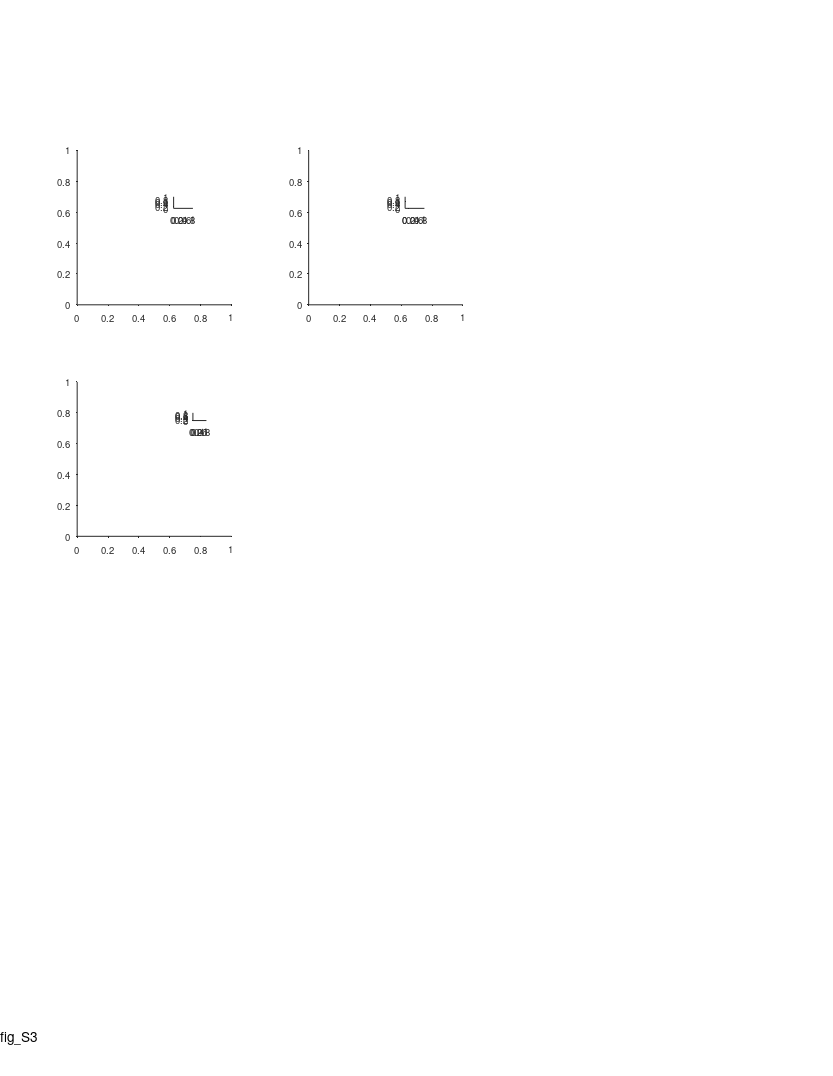

MATLAB code for this plot: (Note: this script raises an error after producing the figure.)
%% Large Scale - supp fig - comparing the two arms

%%
clear 
clc

%% define output files
res_dir = 'L:\paper_figures';
mkdir(res_dir)
fig_name_str = 'fig_S3';
fig_caption_str = 'compare firing patterns between the two arms (long vs. short)';
log_name_str = [fig_name_str '_log_file' '.txt'];
log_name_str = strrep(log_name_str , ':', '-');
log_name_str = strrep(log_name_str , ' ', '_');
log_name_out = fullfile(res_dir, log_name_str);

%% open log file
diary off
diary(log_name_out)
diary on
disp('Log file');
disp(['created: ', datestr(clock)]);
disp('======================================================');
disp([fig_name_str ':' fig_caption_str]);
disp('======================================================');
disp('');

%% create figure
% =========================================================================
% figure_size_cm = [21.0 29.7]; % ~A4
figure_size_cm = [21.6 27.9]; % ~US letter
figure ;
% Some WYSIWYG options:
set(gcf,'DefaultAxesFontSize',7);
set(gcf,'DefaultAxesFontName','helvetica');
set(gcf,'DefaultAxesUnits','centimeters');
set(gcf,'PaperType','usletter')
% set(gcf,'PaperType','<custom>');
set(gcf,'PaperUnits','centimeters','PaperPosition',[0 0 figure_size_cm]);
set(gcf,'PaperOrientation','portrait');
set(gcf,'Units','centimeters','Position',get(gcf,'paperPosition')+[0 0 0 0]); % position on screen...
set(gcf, 'Renderer', 'painters');
set(groot, 'defaultAxesTickDir', 'out');
set(groot,  'defaultAxesTickDirMode', 'manual');
annotation('textbox', [0.5 1 0 0], 'String',fig_name_str, 'HorizontalAlignment','center','Interpreter','none', 'FitBoxToText','on');
pause(0.2); % workaround to solve matlab automatically changing the axes positions...

% create panels
panels_size = [4 4];
panel_A(1) = axes('position', [ 2 20 panels_size]);
panel_A(2) = axes('position', [ 8 20 panels_size]);
panel_B(1) = axes('position', [ 2 14 panels_size]);
panel_B(2) = axes('position', [ 5 17 0.35 0.2]);
panel_A_legend(1) = axes('position', [ 4.5 22.5 0.5 0.3]);
panel_A_legend(2) = axes('position', [10.5 22.5 0.5 0.3]);

%% load population data
% =========================================================================
prm = PARAMS_GetAll();
cells_t = DS_get_cells_summary();
bats = [79,148,34,9861,2289];
cells_t(~ismember(cells_t.bat, bats ),:) = [];
cells = cellfun(@(c)(cell_load_data(c,'details')), cells_t.cell_ID, 'UniformOutput',0);
cells = [cells{:}];
cells = [cells.details];
cells(~contains({cells.brain_area}, 'CA1')) = [];
cells(~ismember([cells.ClusterQuality], [2])) = [];
cells = cellfun(@(c)(cell_load_data(c,'details','stats')), {cells.cell_ID}, 'UniformOutput',0);
cells = [cells{:}];
cells_details = [cells.details];
cells_ID = {cells_details.cell_ID};
stats = [cells.stats];
stats = [stats.all];
cells_ID([stats.meanFR_all]>prm.inclusion.interneuron_FR_thr)=[];
clear cells stats cells_details cells_t
cells = cellfun(@(c)(cell_load_data(c,'details','stats','meanFR','stats','inclusion','signif','fields','FR_map','Ipos')), cells_ID, 'UniformOutput',0);
cells = [cells{:}];
whos cells

%% load LM data
exp_ID = 'b2289_d180615';
exp = exp_load_data(exp_ID,'LM');
LM = exp.LM;
% LM( contains({LM.name},{'ball','enter'}) ) = [];
turn_point_LM = LM( contains({LM.name},{'turn-point'}) );

%% panel A - compare fields size between short/long arms
% arrange data
fields_size = builtin('cell',length(cells),2);
for ii_dir = 1:2
    for ii_cell = 1:length(cells)
        cell = cells(ii_cell);
        if ~cell.signif(ii_dir).TF % check signif per direction
            continue;
        end
        fields = cell.fields{ii_dir};
        fields([fields.in_low_speed_area]) = []; % remove fields in low speed area
        pos = [fields.loc];
        width = [fields.width_prc];
        pos_thr = turn_point_LM.pos_proj;
        IX1 = pos <  pos_thr;
        IX2 = pos >= pos_thr;
        fields_size{ii_cell,ii_dir,1} = width(IX1);
        fields_size{ii_cell,ii_dir,2} = width(IX2);
    end
end
nFields = cellfun(@length, fields_size);
nFields(nFields==0) = nan;

% plot
% figure
for ii_dir = 1:2
    axes(panel_A(ii_dir));
%     subplot(1,2,ii_dir)
    cla
    hold on
    
    x1 = [fields_size{:,ii_dir,1}];
    x2 = [fields_size{:,ii_dir,2}];
    
    c = prm.graphics.colors.flight_directions{ii_dir};
    nBins = 15;
    h1 = histogram( x1 );
    h1.NumBins = nBins;
    h1.Normalization = 'pdf';
    h1.DisplayStyle = 'stairs';
    h1.EdgeColor = c;
    h1.LineWidth = 2; % long arm
    h2 = histogram( x2 );
    h2.NumBins = nBins;
    h2.Normalization = 'pdf';
    h2.DisplayStyle = 'stairs';
    h2.EdgeColor = c;
    h2.LineWidth = 1; % short arm
    [H,P_KS,KSSTAT] = kstest2(x1,x2);
    text(1,1,sprintf('P_{KS}=%.2f',P_KS),'Units','normalized','HorizontalAlignment','right','VerticalAlignment','top','FontSize',7);
    P_ranksum = ranksum(x1,x2);
%     text(1,0.9,sprintf('P_{Wilc}=%.2f',P_ranksum),'Units','normalized','HorizontalAlignment','right','VerticalAlignment','top','FontSize',7);
    ha=gca;
    ha.YLim(1) = 6e-4;
    ha.YScale = 'log';
    ha.XRuler.TickLabelGapOffset = -1;
    ha.TickLength = [0.03 0.03];
%     title("dir "+ii_dir);
    xlabel('Field size (m)', 'Units','normalized','Position',[0.5 -0.12]);
    ylabel('Probability', 'Units','normalized','Position',[-0.20 0.5]);
end
axes(panel_A(1));
text(-0.3,1.15, 'A', 'Units','normalized','FontWeight','bold');

%% add direction arrows
arrow_vec = 0.025*[-1 1];
arrow_y = 0.915*[1 1];
clear h
h(1)=annotation('arrow',      arrow_vec +0.18, arrow_y, 'Color', prm.graphics.colors.flight_directions{1});
h(2)=annotation('arrow', flip(arrow_vec)+0.46, arrow_y, 'Color', prm.graphics.colors.flight_directions{2});
[h.HeadWidth] = disperse([5 5]);
[h.HeadLength] = disperse([5 5]);

%% legend for long/short arms
for ii_dir = 1:2
    axes(panel_A_legend(ii_dir));
    cla
    hold on
    plot([1 2], [2 2], 'Color', prm.graphics.colors.flight_directions{ii_dir}, 'LineWidth', 2); % long arm
    plot([1 2], [1 1], 'Color', prm.graphics.colors.flight_directions{ii_dir}, 'LineWidth', 1); % shorty arm
    xlim([0.5 2.5])
    text(2.5, 1, 'Short arm', 'HorizontalAlignment','left','VerticalAlignment','middle','FontSize',7);
    text(2.5, 2, 'Long arm',  'HorizontalAlignment','left','VerticalAlignment','middle','FontSize',7);
    set(gca,'visible','off');
end




%% field size ratio - from fields only in the long arm
% ------------------------------------------------------------------------
LS_field_ratio_all = nan(1,length(cells));
LS_field_ratio_dir = nan(2,length(cells));
pos_thr = turn_point_LM.pos_proj;
for ii_cell = 1:length(cells)
    cell = cells(ii_cell);
    
    %% pooled stats - check at least one direction is signif
    if any([cell.signif.TF])
        fields=[];
        for ii_dir = 1:2
            if cell.signif(ii_dir).TF 
                fields_to_add = cell.fields{ii_dir};
                % workaround to solve the problem that sometimes I don't have the
                % field 'overlap_edges'... maybe change that in 'cell_calc_fields'...
                if isfield(fields_to_add,'overlap_edges')
                    fields_to_add = rmfield(fields_to_add,'overlap_edges');
                end
                fields = [fields fields_to_add];
            end
        end
        fields([fields.in_low_speed_area])=[];
        long_arm_fields = [fields.loc] < pos_thr;
        fields = fields(long_arm_fields);
        if length(fields) >= 2
            LS_field_ratio_all(ii_cell) = max([fields.width_prc]) / min([fields.width_prc]);
        end
    end
    
    %% per dir stats - check signif per direction
    for ii_dir = 1:2
        if cell.signif(ii_dir).TF 
            fields = cell.fields{ii_dir};
            fields([fields.in_low_speed_area])=[];
            long_arm_fields = [fields.loc] < pos_thr;
            fields = fields(long_arm_fields);
            if length(fields) >= 2
                LS_field_ratio_dir(ii_dir,ii_cell) = max([fields.width_prc]) / min([fields.width_prc]);
            end
        end
    end
end

%% now plot
axes(panel_B(1));
cla
hold on
text(-0.3,1.15, 'B', 'Units','normalized','FontWeight','bold');

nBinEdges = 9;
edges = logspace(0,log10(25),nBinEdges);
h=histogram(LS_field_ratio_all(:));
h.BinEdges = edges;
h.FaceColor = 0.5*[1 1 1];
ha=gca;
ha.YScale = 'log';
ha.XScale = 'log';
ha.XLim = [0 27];
ha.YLim = [7e-1 1.2*max(h.Values)];
ha.YLim = [7e-1 100];
ha.YTick = [1 10 100];
ha.XTick = [1 2 5 10 20];
ha.YTickLabel = {'10 ^0';'10 ^1';'10 ^2'};
ha.TickDir='out';
ha.TickLength = [0.03 0.03];
ha.XRuler.TickLabelGapMultiplier = -0.35;
ha.YRuler.TickLabelGapMultiplier = 0.001;
xlabel({'Field size ratio';'largest/smallest'},'Units','normalized','Position',[0.5 -0.17]);
ylabel('No. of cells','Units','normalized','Position',[-0.20 0.5])

% add legend
axes(panel_B(2));
cla
hold on
area([0 1],[1 1], 'FaceColor',0.5*[1 1 1])
text(1.2, 0.5, 'Long arm', 'VerticalAlignment','middle', 'HorizontalAlignment','left');
xlim([0 1])
ylim([0 1])
box off
set(gca,'Visible','off')


%% print/save the figure
fig_name_out = fullfile(res_dir, fig_name_str);
print(gcf, fig_name_out, '-dpdf', '-cmyk', '-painters');
% print(gcf, fig_name_out, '-dtiff', '-cmyk', '-painters');
% saveas(gcf , fig_name_out, 'fig');
disp('figure was successfully saved to pdf/tiff/fig formats');
